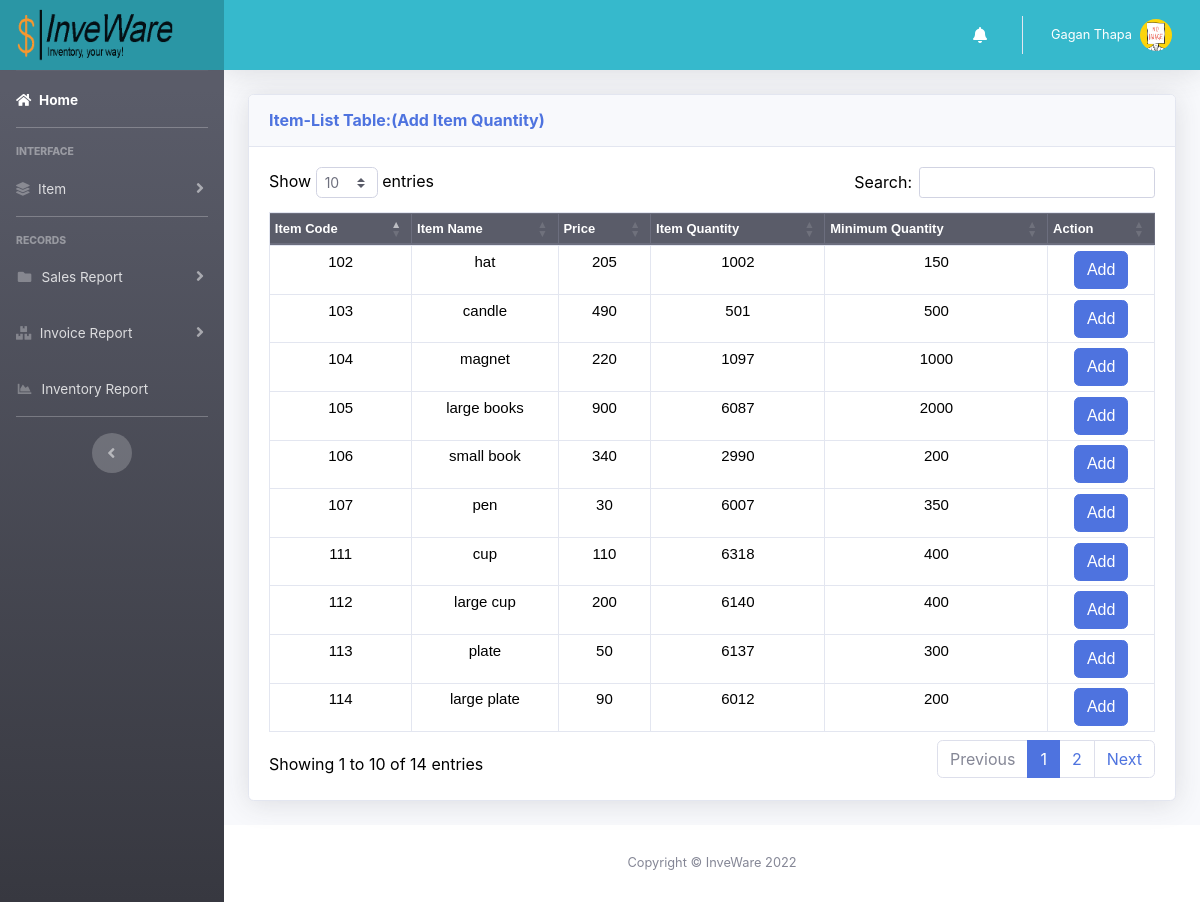
Screenshot of /pages/fillItemQty.php (signed in) with the database file from the repository.
### tables this page shows
CREATE TABLE `invoice_users` (
  `id` int(11) NOT NULL,
  `username` varchar(255) NOT NULL,
  `email` varchar(255) NOT NULL,
  `mobile` varchar(255) NOT NULL,
  `address` varchar(255) NOT NULL,
  `salary` varchar(255) NOT NULL,
  `image` varchar(100) NOT NULL,
  `role` varchar(100) NOT NULL,
  `branch` varchar(225) NOT NULL,
  `password` varchar(255) NOT NULL,
  `cpassword` varchar(255) NOT NULL,
  `token` varchar(255) NOT NULL,
  `status` varchar(50) NOT NULL
);

CREATE TABLE `items` (
  `code` int(11) NOT NULL,
  `name` varchar(225) NOT NULL,
  `price` int(225) NOT NULL,
  `quantity` int(225) NOT NULL,
  `min_quantity` int(225) NOT NULL
);

### queries/Invoice.php (called while the page is built, shortened)
<?php
class Invoice
{
	private $host  = 'localhost';
	private $user  = 'root';
	private $password   = "";
	private $database  = "invoice_system";
	private $invoiceUserTable = 'invoice_users';
	private $dbConnect = false;
	public function __construct()
	{
		if (!$this->dbConnect) {
			$conn = new mysqli($this->host, $this->user, $this->password, $this->database);
			if ($conn->connect_error) {
				die("Error failed to connect to MySQL: " . $conn->connect_error);
			} else {
				$this->dbConnect = $conn;
			}
		}
	}
	private function getData($sqlQuery)
	{
		$result = mysqli_query($this->dbConnect, $sqlQuery);
		$data = array();
		while ($row = mysqli_fetch_array($result, MYSQLI_ASSOC)) {
			$data[] = $row;
		}
		return $data;
	}
	public function loginUsers($email)
	{
		$sqlQuery = "
			SELECT *
			FROM " . $this->invoiceUserTable . "
			WHERE email='" . $email . "' AND status='active'";
		return  $this->getData($sqlQuery);
	}
}

### queries/item.php (called while the page is built, shortened)
<?php
class Item
{
    private $host  = 'localhost';
    private $user  = 'root';
    private $password   = "";
    private $database  = "invoice_system";
    private $itemTable = 'items';
    private $dbConnect = false;
    public function __construct()
    {
        if (!$this->dbConnect) {
            $conn = new mysqli($this->host, $this->user, $this->password, $this->database);
            if ($conn->connect_error) {
                die("Error failed to connect to MySQL: " . $conn->connect_error);
            } else {
                $this->dbConnect = $conn;
            }
        }
    }
    private function getData($sqlQuery)
    {
        $result = mysqli_query($this->dbConnect, $sqlQuery);
        $data = array();
        while ($row = mysqli_fetch_assoc($result)) {
            $data[] = $row;
        }
        return $data;
    }
    public function getItemlist()
    {
        $sqlQuery = "
                SELECT * FROM " . $this->itemTable;
        $result = mysqli_query($this->dbConnect, $sqlQuery);
        return $this->getData($sqlQuery);
    }
}

### pages/fillItemQty.php (the view, shortened to what this page needs)
<?php
include('../inc/header.php');
include '../queries/item.php';
$item = new Item();
include '../queries/Invoice.php';
$invoice = new Invoice();
$item->checkLoggedIn();
?>
<?php include('../inc/container.php'); ?>
<?php include('menu.php'); ?>
<div class="container-fluid">
    <div class="card shadow mb-4">
        <div class="card-header py-3">
            <h6 class="m-0 font-weight-bold text-primary float-left">
                Item-List Table:(Add Item Quantity)
            </h6>
        </div>
        <div class="card-body text-black">
            <div class="table-responsive">
                <table class='table table-bordered table-sm text-black' id='dataTable' width='100%' cellspacing='0'>
                    <thead class='thead-dark'>
                        <tr style='font-size:13px;'>
                            <th>Item Code</th>
                            <th>Item Name</th>
                            <th>Price</th>
                            <th>Item Quantity</th>
                            <th>Minimum Quantity</th>
                            <th>Action</th>
                        </tr>
                    </thead>
                    <tbody style="font-size:15px;">
                        <?php
                        $itemList = $item->getItemlist();
                        foreach ($itemList as $itemDetails) {
                            echo '
              <tr>
                <td>' . $itemDetails["code"] . '</td>
                <td>' . $itemDetails["name"] . '</td>
                <td>' . $itemDetails["price"] . '</td>
                <td>' . $itemDetails["quantity"] . '</td>
                <td>' . $itemDetails["min_quantity"] . '</td>
                <td><button class="btn btn-primary" id="addItem' . $itemDetails["code"] . '" data-bs-toggle="modal" data-bs-target="#addModal">Add</button></td>
              </tr>
            '; ?>
                        <?php
                        }
                        ?>
                    </tbody>
                </table>
            </div>
        </div>
    </div>
</div>
<?php include('../inc/footer.php'); ?>

### inc/header.php (shortened to what this page needs)
<!DOCTYPE html>
<html lang="en">
<head>
    <link rel="stylesheet" href="../css/offline/5.2bootstrap.min.css">
    <link rel="stylesheet" href="../css/offline/1.13.1jquery-ui.css">
    <link rel="stylesheet" href="../fontawesome-free-5.15.4-web/css/all.css">
    <link href="../vendor/fontawesome-free/css/all.min.css" rel="stylesheet" type="text/css" />
    <link rel="stylesheet" href="../css/offline/font-Nunito.css">
    <link rel="stylesheet" href="../vendor/datatables/dataTables.bootstrap4.min.css">
    <link href="../css/sb-admin-2.min.css" rel="stylesheet" />

### inc/container.php
</head>
<body id="page-top">
    <div id="wrapper">

### pages/menu.php (shortened to what this page needs)
<ul class="navbar-nav bg-gradient-dark sidebar sidebar-dark accordion" id="accordionSidebar">
    <a class="sidebar-brand d-flex align-items-center bg-info" href="home.php" title="Invoice Management Software">
        <div class="sidebar-brand-img">
            <img src="../img/logo_j.png" alt="logo" style="margin-left:-35px ;" class="img-fluid">
        </div>
    </a>
    <hr class="sidebar-divider my-0" />
    <li class="nav-item active">
        <a class="nav-link" href="home.php">
            <i class="fa fa-home"></i>
            <span>Home</span>
        </a>
    </li>
    <hr class="sidebar-divider bg-white" />
    <div class="sidebar-heading">Interface</div>
    <?php if ($_SESSION['role'] == 'Admin') { ?>
        <li class="nav-item">
            <a class="nav-link collapsed" href="#" data-toggle="collapse" data-target="#item" aria-expanded="true" aria-controls="item">
                <i class="fa fa-layer-group"></i>
                <span>Item</span>
            </a>
        </li>
    <?php } ?>
    <hr class="sidebar-divider bg-white" />
    <div class="sidebar-heading">Records</div>
    <li class="nav-item">
        <a class="nav-link collapsed" href="#" data-toggle="collapse" data-target="#salesReport" aria-expanded="true" aria-controls="salesReport">
            <i class="fas fa-fw fa-folder"></i>
            <span>Sales Report</span>
        </a>
    </li>
    <li class="nav-item">
        <a class="nav-link collapsed" href="#" data-toggle="collapse" data-target="#invoiceReport" aria-expanded="true" aria-controls="invoiceReport">
            <i class="fa fa-boxes"></i>
            <span>Invoice Report</span>
        </a>
    </li>
    <?php if ($_SESSION['role'] == 'Admin') { ?>
        <li class="nav-item">
            <a class="nav-link" href="inventory_report.php">
                <i class="fas fa-fw fa-chart-area"></i>
                <span>Inventory Report</span></a>
        </li>
    <?php } ?>
    <hr class="sidebar-divider d-none d-md-block bg-white" />
    <div class="text-center d-none d-md-inline">
        <button class="rounded-circle border-0" id="sidebarToggle"></button>
    </div>
</ul>
<div id="content-wrapper" class="d-flex flex-column">
    <div id="content">
        <nav class="navbar navbar-expand navbar-light bg-info topbar mb-4 static-top shadow">
            <ul class="navbar-nav ml-auto">
                <li class="nav-item dropdown no-arrow mx-1">
                    <a class="nav-link dropdown-toggle text-white" id="notify_bell" href="#" id="alertsDropdown" title="Notification" role="button" data-toggle="dropdown" aria-haspopup="true" aria-expanded="false">
                        <i class="fas fa-bell fa-fw"></i>
                    </a>
                </li>
                <li class="nav-item dropdown no-arrow">
                    <a class="nav-link dropdown-toggle" href="#" id="userDropdown" role="button" data-toggle="dropdown" aria-haspopup="true" aria-expanded="false">
                        <span class="mr-2 d-none d-lg-inline text-white small"><?php
                                                                                if (isset($_SESSION['user'])) {
                                                                                    echo $_SESSION['user'];
                                                                                } ?></span>
                        <?php
                        $user = $invoice->loginUsers($_POST['email']); ?>
                        <img class="img-profile rounded-circle" style="object-fit:cover;" src="<?php echo $user[0]['image'] ?>" />
                    </a>
                </li>
            </ul>
        </nav>

### inc/footer.php (shortened to what this page needs)
</div>
<footer class="sticky-footer bg-white">
    <div class="container my-auto">
        <div class="copyright text-center my-auto">
            <span>Copyright &copy; InveWare 2022</span>
        </div>
    </div>
</footer>
</div>
</div>
</body>
</html>

### pages/fillItemQty.php (style rules this page uses)
table { font-family: Arial, Helvetica, sans-serif; }
th, td { text-align: center; }

### rows the page displays
invoice_users: image (placeholder picture)
items: code "102", name "hat", price "205", quantity "1002", min_quantity "150"
items: code "103", name "candle", price "490", quantity "501", min_quantity "500"
items: code "104", name "magnet", price "220", quantity "1097", min_quantity "1000"
items: code "105", name "large books", price "900", quantity "6087", min_quantity "2000"
items: code "106", name "small book", price "340", quantity "2990", min_quantity "200"
items: code "107", name "pen", price "30", quantity "6007", min_quantity "350"
items: code "111", name "cup", price "110", quantity "6318", min_quantity "400"
items: code "112", name "large cup", price "200", quantity "6140", min_quantity "400"
items: code "113", name "plate", price "50", quantity "6137", min_quantity "300"
items: code "114", name "large plate", price "90", quantity "6012", min_quantity "200"

### other values shown
$_SESSION['user'] "Gagan Thapa"
